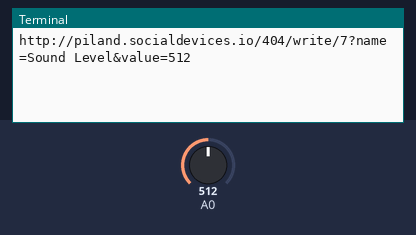
Bench run of a program on a simulated Raspberry Pi (BCM pin numbers) with a GrovePi. Parts: the last lines printed to the terminal. The inputs (shaded band) are chosen by the test bench; at power-on: A0 = 512 (analog values on the 0–1023 scale). Web requests get an empty 200 reply after 0.4 s.

Above: at 1.2 s.
1.3 s: A0 set to 716
At 3.4 s:
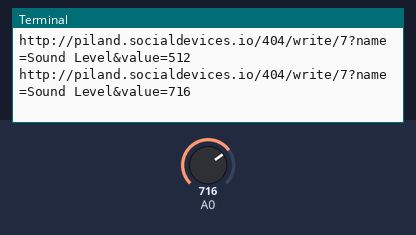
4.5 s: A0 set to 900
At 5.3 s:
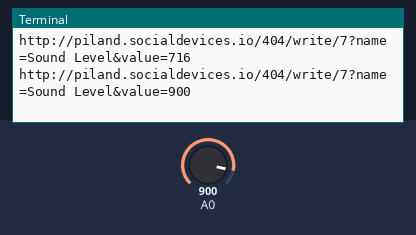
Timing chart, 0 to 7.5 s (numbered marks = the images above; inputs shaded):
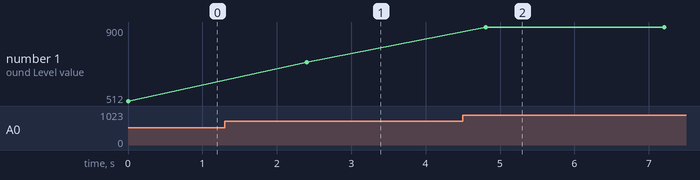

Measured:
- after the input at 1.3 s, the terminal: prints a new line after 1.1 s (image 1)
- after the input at 4.5 s, the terminal: prints a new line after 0.31 s (image 2)
- plotted number 1: 512 → 716 after the input at 1.3 s, 716 → 900 after the input at 4.5 s

The program:

grove-sound-piland.py
```python
############################################################
# Simple Python program that repeatedly reads the Grove
# Sound Sensor connected to GrovePi Analog port A0 and
# writes the current value to Pi Land.
#
# To run this program from the bash command prompt,
# type this and hit Enter:
#
#    sudo python grove-sound-piland.py
#
############################################################

import time
import requests
import grovepi
import sys

# Write the value to a specific data slot in a Pi Land room

# NOTE:  Change the room, dataslot, and devicename below to something
#        different for your own use so that everyone isn't using
#        the same data slot and overwriting each other's data.

# Pi Land settings
room = 404                             # Room number to use (1 through 999)
slot = 7                               # Data slot number to use (1 through 30)
name = "Sound Level"                   # Descriptive name for your device, put '+' for space char

# Sensor settings
sound = 0                              # Sound sensor is connected to Analog port A0

# Other global variables
baseurl = "http://piland.socialdevices.io"
baseurl = baseurl + "/" + str(room) + "/write/" + str(slot) + "?name=" + name + "&value="

while True:

  try:

    # Read the sound level from the sensor

    sound_level = grovepi.analogRead(sound)

    url = baseurl + "%d" % sound_level

    print url

    requests.get(url)    # write data

    time.sleep(2.0)      # 2 second delay

  except KeyboardInterrupt:
    print "Terminating"
    break
  except IOError:
    print "IOError"
  except:
    print "Unexpected error, continuing"
    print "sys.exc_info()[0]: ", sys.exc_info()[0]
```
